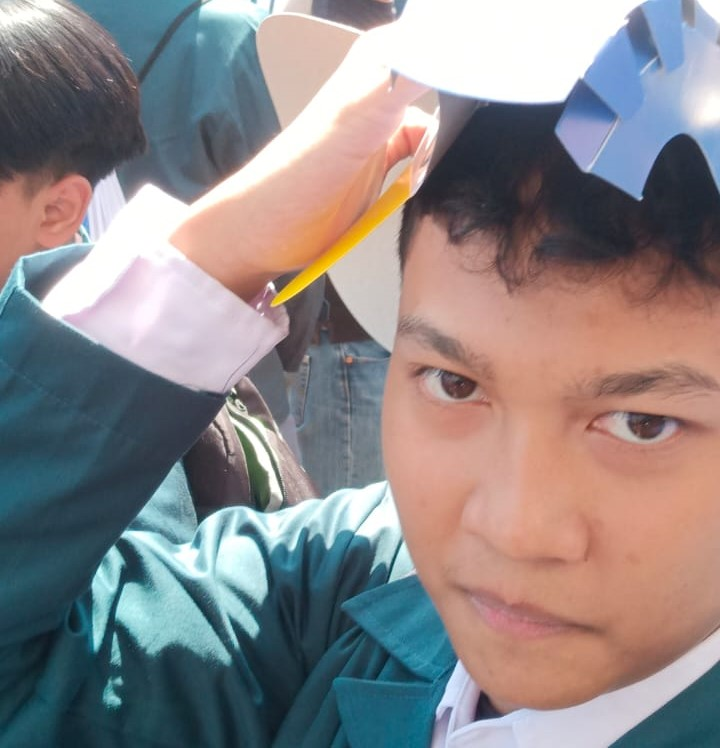
#> input picture Uro_Task_2/human.jpg, 720 x 748 px, given in place of the camera
$ python tugas2_uro.py
#> lines starting #> are read from the running program, lines starting #| are printed output that depends on the picture; after the words box and inside, x2 and y2 are one past the last pixel; in counts of white or black regions, pixels touching at a corner belong together
import cv2 as cv
import numpy as np

video = cv.VideoCapture(0)

while True:
    # blank = np.zeros((500,500,3), dtype='uint8')
    isTrue, frame = video.read()
#> frame is the input picture: shape (748, 720, 3); mean B, G, R 135.7, 134.4, 140.4

    flip = cv.flip(frame, 1)
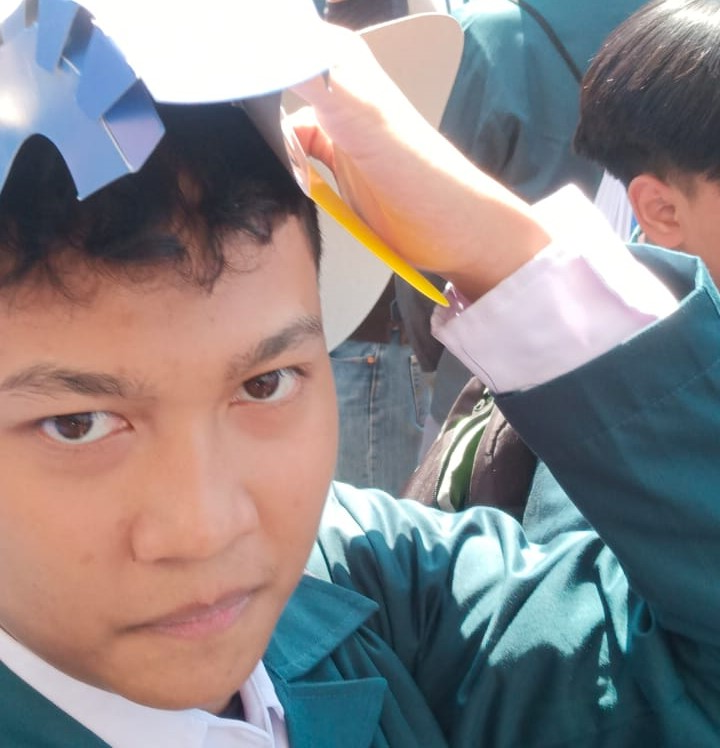
#> flip: shape (748, 720, 3); mean B, G, R 135.7, 134.4, 140.4
    cv.imshow('flip',flip)
    # frame_resize = rescaleFrame(flip)
    cvt_gray = cv.cvtColor(flip, cv.COLOR_BGR2GRAY)
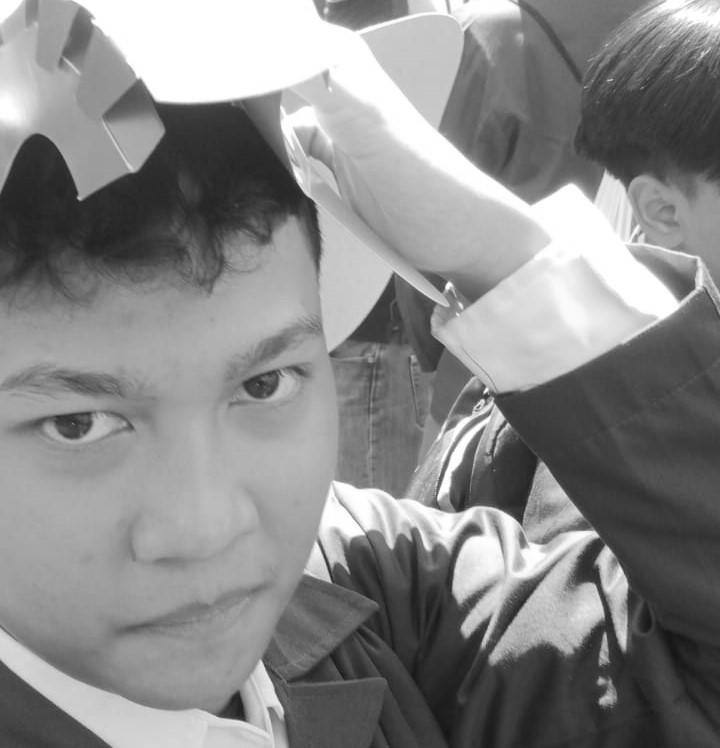
#> cvt_gray: shape (748, 720); min 21, max 255, mean 136.4
    # cvt_hsv = cv.cvtColor(flip, cv.COLOR_BGR2HSV)
    # cvt_rgb = cv.cvtColor(flip, cv.COLOR_BGR2RGB)
    blur = cv.GaussianBlur(cvt_gray, (5,5), cv.BORDER_DEFAULT)
    ret, thres = cv.threshold(cvt_gray, 125, 255, cv.THRESH_BINARY)
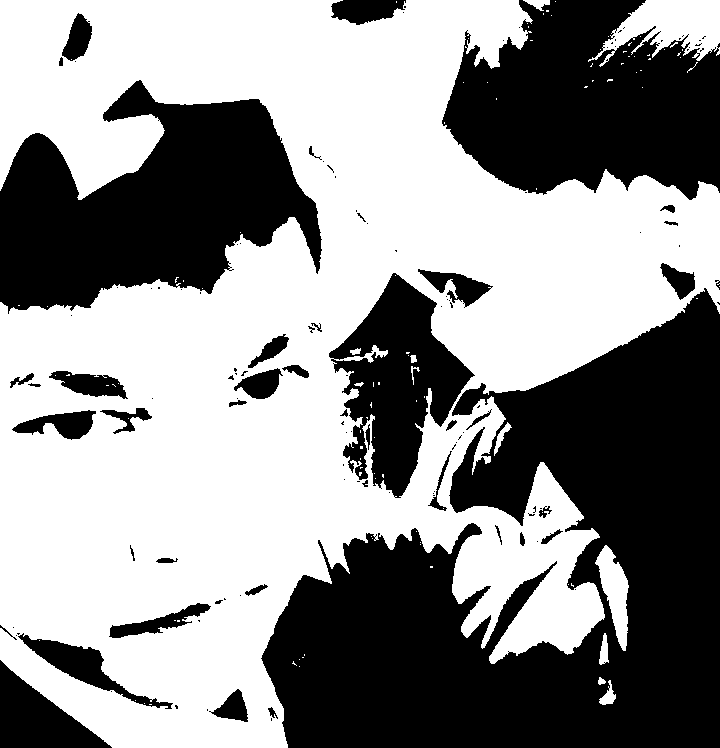
#> thres: shape (748, 720); 56.2% white; 125 black regions (81 under 20 px), largest, box (x1, y1, x2, y2) and area: (261, 288, 720, 748) 116564, (0, 80, 322, 314) 44040, (442, 0, 720, 200) 39724
    haar_cascade = cv.CascadeClassifier('haar_face.xml')
    faces_rect = haar_cascade.detectMultiScale(blur, scaleFactor=1.1, minNeighbors=6)
#> faces_rect = ()
    for (x,y,w,h) in faces_rect:
        cv.rectangle(flip, (x,y), (x+w,y+h), (0,255,0), thickness=2)
#> this loop made 0 passes
    cv.imshow('Detected Faces', flip)
    # canny = cv.Canny(blur, 125, 175)
    cv.imshow('thres',thres)
    # [8 lines of commented-out code are left out]

    if cv.waitKey(20) & 0xFF==ord('d'):
#> (key Esc is pressed here)
        break

video.release()
cv.destroyAllWindows()
